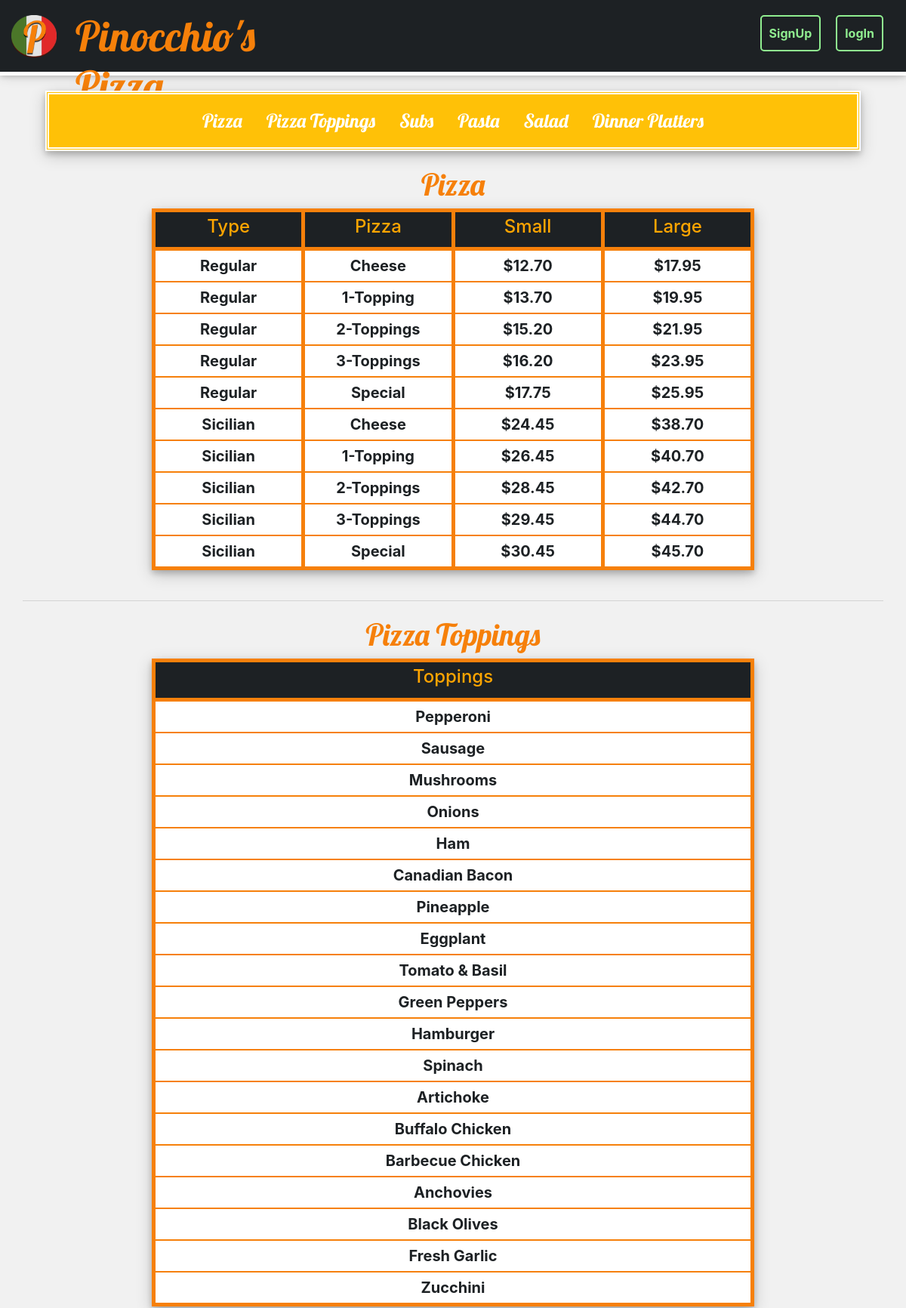
The page / (upper part) on the database its author committed.
### orders/models.py (models this page shows)
class Pizza(models.Model):
    pizza = models.CharField(max_length = 64)
    type = models.CharField(max_length = 64)
    small = models.DecimalField(max_digits = 4, decimal_places = 2)
    large = models.DecimalField(max_digits = 4, decimal_places = 2)
    def __str__(self):
        return f"{self.type} {self.pizza} pizza - Small: ${self.small} - Large: ${self.large}"

class Topping(models.Model):
    topping = models.CharField(max_length = 64)
    def __str__(self):
        return f"{self.topping}"

### orders/views.py (the view)
# urls.py: path("", views.index, name="home"),
def index(request):
    if request.session.get("user") is not None:
        user = "Welcome " + request.session["user"] + "!"
        count = Cart.objects.filter(Q(customer=request.user)).count()
    else:
        user = ""
        count = 0
    if (count == 0):
        count_message = "Your cart is empty"
    else:
        count_message = f"You have {count} item(s) in your cart"
    context = {
    'msg': user,
    'pizzas': Menu['pizza'],
    'subs': Menu['sub'],
    'pastas': Menu['pasta'],
    'dinner_platters': Menu['dinnerplatter'],
    'salads': Menu['salad'],
    'toppings': Menu['topping'],
    'sub_add': Menu['SubAdd'],
    'count': count,
    'count_message': count_message,
    }
    return render(request, "orders/index.html", context)

### orders/models.py (called while the page is built)
    def __str__(self):
        return f"{self.sub} sub - Small: ${self.small} - Large: ${self.large}"

    def __str__(self):
        return f"{self.pasta} - ${self.cost}"

    def __str__(self):
        return f"{self.salad} - ${self.cost}"

    def __str__(self):
        return f"{self.platter} - Small: ${self.small} - Large: ${self.large}"

### orders/templates/orders/index.html (shortened to what this page needs)
{% extends "orders/base.html" %}
{% load static %}
{% block body %}
<div class="head">
    <div class="row" style="margin-bottom: 20px;">
        <div class="col">
            <img src="{% static 'images/logo.png' %}" class="logo" loading="lazy">
            <h1 class="title-lobster">Pinocchio's Pizza</h1>
        </div>
        <div class="col">
        </div>
        <div class="col top-link">
            {% if not request.user.is_authenticated %}
            <a class="link-white" href="{% url 'login_view' %}">logIn</a>
            <a class="link-white" href="{% url 'signup_view' %}">SignUp</a>
            {% endif %}
        </div>
    </div>
</div>
<nav class="navbar navbar-light bg-warning cus-nav box-shadow">
    <ul class="nav nav-pills">
        <li class="nav-item">
            <a class="nav-link white" href="#pizzas">Pizza</a>
        </li>
        <li class="nav-item">
            <a class="nav-link white" href="#pizzaToppings">Pizza Toppings</a>
        </li>
        <li class="nav-item">
            <a class="nav-link white" href="#subs">Subs</a>
        </li>
        <li class="nav-item">
            <a class="nav-link white" href="#pastas">Pasta</a>
        </li>
        <li class="nav-item">
            <a class="nav-link white" href="#salads">Salad</a>
        </li>
        <li class="nav-item">
            <a class="nav-link white" href="#DPs">Dinner Platters</a>
        </li>
    </ul>
</nav>
<div style="text-align: center; width: 100%; margin-top: 20px; margin-bottom: 40px;">
    <div class="card-ul">
        <table class="table-cus">
            <h1 class="center menu-head" id="pizzas"> Pizza </h1>
            <tr>
                <th class="table-head">
                    <h4>Type</h4>
                </th>
                <th class="table-head">
                    <h4>Pizza</h4>
                </th>
                <th class="table-head">
                    <h4>Small</h4>
                </th>
                <th class="table-head end">
                    <h4>Large</h4>
                </th>
            </tr>
            {% for pizza in pizzas %}
            <tr title="{{ pizza }}" data-item="{{ pizza.id }}" data-type="Pizza" class="center hover-style cart-add">
                <td class="card-li"> {{ pizza.type }}</td>
                <td class="card-li">{{ pizza.pizza }}</td>
                <td class="card-li">${{ pizza.small }}</td>
                <td class="card-li end">${{ pizza.large }}</td>
            </tr>
            {% endfor %}
        </table>
    </div>
    <div class="card-ul">
        <table class="table-cus">
            <h1 class="center menu-head" id="pizzaToppings"> Pizza Toppings </h1>
            <tr>
                <th class="table-head">
                    <h4>Toppings</h4>
                </th>
            </tr>
            {% for top in toppings %}
            <tr title="{{ top }}" data-item="{{ top.id }}" data-type="Topping" class="center hover-style cart-add">
                <td class="card-li end">{{ top }}</td>
            </tr>
            {% endfor %}
        </table>
    </div>
</div>
{% endblock %}

### orders/static/orders/style.css (style rules this page uses)
* { margin: 0; padding: 0; }
body { height: 100%; background-color: #f1f1f1; width: 100%; }
.center { text-align: center; }
.head { background-color: #1d2124; box-shadow: 0 0px 8px 0 rgba(0, 0, 0, 0.2), 0 0px 15px 0 rgba(0, 0, 0, 0.19); margin-bottom: 5px; border-bottom: 5px solid white; max-height: 100px; width: 100%; margin-top: 0px; padding-top: 0px; }
.link-white { float: right; font-weight: bold; color: lightgreen; padding: 10px; border: 2px solid lightgreen; border-radius: 5px; text-decoration: none; margin: 10px; }
.title-lobster { color: #f6800a; display: table; vertical-align: middle; font-size: 55px; font-family: "Lobster"; padding: 15px; }
.top-link { margin-top: 10px; margin-right: 20px; }
.logo { float: left; max-width: 60px; min-height: 30px; margin-left: 15px; margin-top: 20px; margin-right: 10px; }
.card-ul { width: 95%; margin-left: 2.5%; margin-right: 2.5%; justify-content: center; padding-bottom: 40px; border-bottom: 1px solid lightgrey; margin-bottom: 20px; }
.card-li { padding: 5px; width: 25%; margin: 5px; color: #1d2124; font-size: 20px; border-bottom: 2px solid #f6800a; border-right: 5px solid #f6800a; font-weight: bold; }
.table-head { color: orange; border-bottom: 5px solid #f6800a; border-right: 5px solid #f6800a; padding: 5px; background-color: #1d2124; font-weight: bold; }
.end { border-right: none; }
.menu-head { color: #f6800a; font-family: "Lobster"; width: 100%; }
.cus-nav { border: 5px double white; width: 90%; justify-content: center; margin-left: 5%; margin-top: 20px; }
.white { color: white; font-family: "Lobster"; font-size: 25px; }
.table-cus { width: 60%; margin-left: 20%; justify-content: center; text-align: center; background-color: white; border: 5px solid #f6800a; box-shadow: 0 4px 8px 0 rgba(0, 0, 0, 0.2), 0 6px 20px 0 rgba(0, 0, 0, 0.19); }
.box-shadow { box-shadow: 0 4px 8px 0 rgba(0, 0, 0, 0.2), 0 6px 20px 0 rgba(0, 0, 0, 0.19); }
@media screen and (max-width: 1250px) { .card, .table-cus { width: 70%; margin-left: 15%; } }

### rows shown on the page
Pizza: type "Regular", pizza "Cheese", small "12.70", large "17.95"
Pizza: type "Regular", pizza "1-Topping", small "13.70", large "19.95"
Pizza: type "Regular", pizza "2-Toppings", small "15.20", large "21.95"
Pizza: type "Regular", pizza "3-Toppings", small "16.20", large "23.95"
Pizza: type "Regular", pizza "Special", small "17.75", large "25.95"
Pizza: type "Sicilian", pizza "Cheese", small "24.45", large "38.70"
Pizza: type "Sicilian", pizza "1-Topping", small "26.45", large "40.70"
Pizza: type "Sicilian", pizza "2-Toppings", small "28.45", large "42.70"
Pizza: type "Sicilian", pizza "3-Toppings", small "29.45", large "44.70"
Pizza: type "Sicilian", pizza "Special", small "30.45", large "45.70"
Topping: topping "Pepperoni"
Topping: topping "Sausage"
Topping: topping "Mushrooms"
Topping: topping "Onions"
Topping: topping "Ham"
Topping: topping "Canadian Bacon"
Topping: topping "Pineapple"
Topping: topping "Eggplant"
Topping: topping "Tomato & Basil"
Topping: topping "Green Peppers"
Topping: topping "Hamburger"
Topping: topping "Spinach"
Topping: topping "Artichoke"
Topping: topping "Buffalo Chicken"
Topping: topping "Barbecue Chicken"
Topping: topping "Anchovies"
Topping: topping "Black Olives"
Topping: topping "Fresh Garlic"
Topping: topping "Zucchini"
